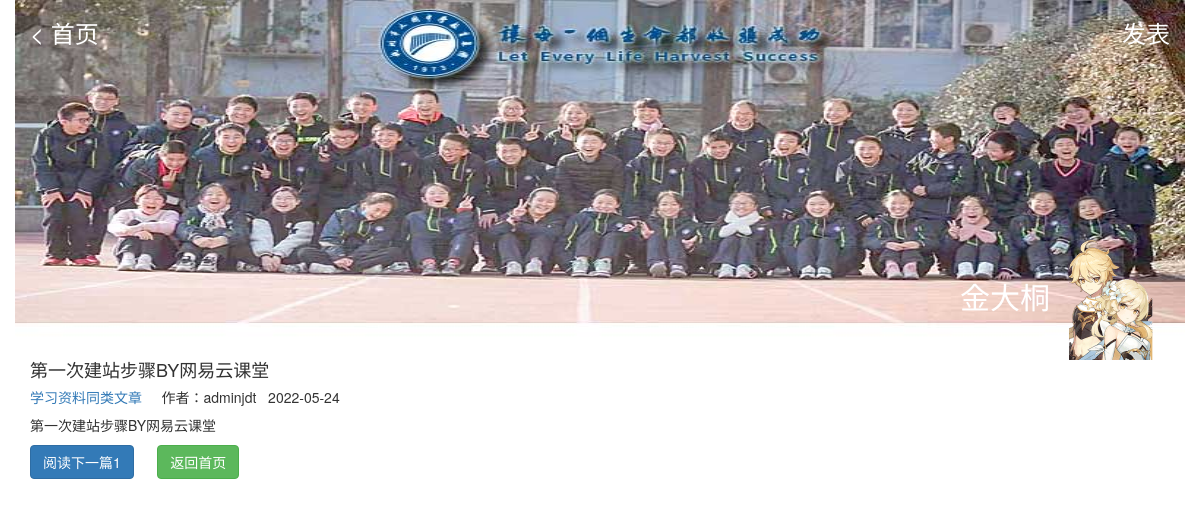
The app's page /quan/1/ with its own data.
### classmates/models.py (models this page shows)
class Quan(models.Model):
    quan_type = models.SmallIntegerField(blank=False, choices=QuanTypes, verbose_name="文章类型")
    quan_title = models.CharField(max_length=30, blank=False, verbose_name=("文章标题"))
    quan_content = models.TextField(max_length=800,null=False, blank=False, verbose_name=("文章内容或链接"))
    quan_tag = models.CharField(max_length=8, blank=True, verbose_name=("标签：建议#开头"))
    quan_pic  = models.CharField(max_length=80, blank=True, verbose_name=("引用图片链接"))
    picture = models.ImageField(upload_to='images/', blank=True, verbose_name=('上传照片'))
    quan_star = models.IntegerField(null=True, default=0)
    quan_read = models.IntegerField(null=True, default=0)
    quan_creator = models.ForeignKey(User, verbose_name=("作者"), null=True, on_delete=models.SET_NULL)
    quan_created_date = models.DateTimeField(verbose_name=("创建日期"), auto_now_add=True)

### classmates/views.py (the view)
# urls.py: path('quan/<int:id>/',quanread, name="quanread"),
def quanread(request,id):
    try:
        quan = Quan.objects.get(pk=id)
        quan.quan_type = QuanTypes[quan.quan_type]
    except Quan.DoesNotExist:
        raise Http404("同学圈文章不存在")
    return render(request, 'read.html', {'quan':quan})

### templates/read.html
{% extends 'base.html' %}
{% block content %}
<div class="container">
    <h4>{{ quan.quan_title }}</h4> <h5><a href="/quan/list{{ quan.quan_type.0}}">{{ quan.quan_type.1}}同类文章</a>  &nbsp &nbsp
    作者：{{ quan.quan_creator}} &nbsp {{ quan.quan_created_date|date:"Y-m-d" }}</h5>
    <p>{{ quan.quan_content|safe}}</p>
    <a href="/quan/{{ quan.id|add:1 }}/"><button type="button" class="btn btn-primary">阅读下一篇{{ quan.pk }}</button></a>&nbsp &nbsp &nbsp
    <a href="/quan/"><button type="button" class="btn btn-success">返回首页</button></a>
</div>
{% endblock %}

### records on screen
Quan: quan_title "第一次建站步骤BY网易云课堂", quan_type.1 "学习资料", quan_creator "adminjdt", quan_created_date "2022-05-24", quan_content "第一次建站步骤BY网易云课堂", pk "1"
